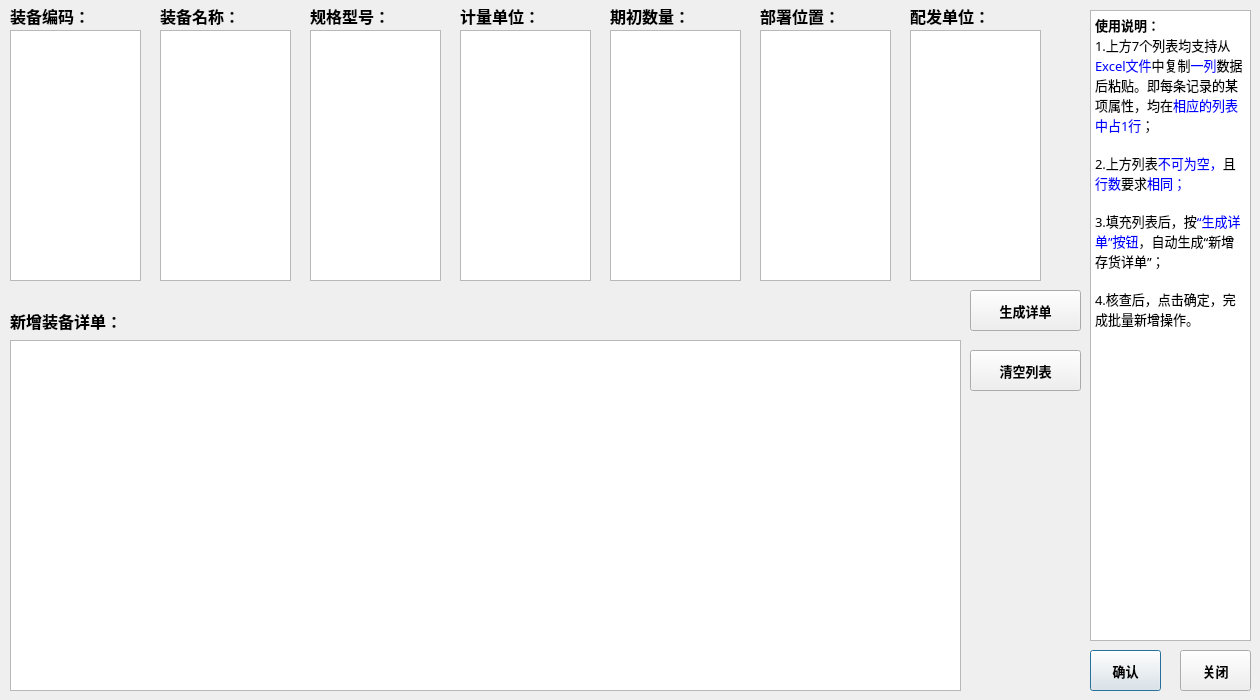
<?xml version="1.0" encoding="UTF-8"?>
<ui version="4.0">
 <class>lots_new</class>
 <widget class="QDialog" name="lots_new">
  <property name="geometry">
   <rect>
    <x>0</x>
    <y>0</y>
    <width>1260</width>
    <height>700</height>
   </rect>
  </property>
  <property name="windowTitle">
   <string>批量新增装备</string>
  </property>
  <widget class="QPlainTextEdit" name="id_textEdit">
   <property name="geometry">
    <rect>
     <x>10</x>
     <y>30</y>
     <width>131</width>
     <height>251</height>
    </rect>
   </property>
   <property name="font">
    <font>
     <family>微软雅黑</family>
     <pointsize>9</pointsize>
    </font>
   </property>
  </widget>
  <widget class="QLabel" name="label">
   <property name="geometry">
    <rect>
     <x>10</x>
     <y>0</y>
     <width>131</width>
     <height>31</height>
    </rect>
   </property>
   <property name="font">
    <font>
     <family>微软雅黑</family>
     <pointsize>12</pointsize>
     <weight>75</weight>
     <bold>true</bold>
    </font>
   </property>
   <property name="text">
    <string>装备编码：</string>
   </property>
  </widget>
  <widget class="QTableView" name="tableView">
   <property name="geometry">
    <rect>
     <x>10</x>
     <y>340</y>
     <width>951</width>
     <height>351</height>
    </rect>
   </property>
  </widget>
  <widget class="QTextEdit" name="textEdit">
   <property name="geometry">
    <rect>
     <x>1090</x>
     <y>10</y>
     <width>161</width>
     <height>631</height>
    </rect>
   </property>
   <property name="font">
    <font>
     <family>微软雅黑</family>
     <pointsize>10</pointsize>
    </font>
   </property>
   <property name="html">
    <string>&lt;!DOCTYPE HTML PUBLIC &quot;-//W3C//DTD HTML 4.0//EN&quot; &quot;http://www.w3.org/TR/REC-html40/strict.dtd&quot;&gt;
&lt;html&gt;&lt;head&gt;&lt;meta name=&quot;qrichtext&quot; content=&quot;1&quot; /&gt;&lt;style type=&quot;text/css&quot;&gt;
p, li { white-space: pre-wrap; }
&lt;/style&gt;&lt;/head&gt;&lt;body style=&quot; font-family:'微软雅黑'; font-size:10pt; font-weight:400; font-style:normal;&quot;&gt;
&lt;p style=&quot; margin-top:0px; margin-bottom:0px; margin-left:0px; margin-right:0px; -qt-block-indent:0; text-indent:0px;&quot;&gt;&lt;span style=&quot; font-family:'SimSun'; font-weight:600;&quot;&gt;使用说明：&lt;/span&gt;&lt;/p&gt;
&lt;p style=&quot; margin-top:0px; margin-bottom:0px; margin-left:0px; margin-right:0px; -qt-block-indent:0; text-indent:0px;&quot;&gt;&lt;span style=&quot; font-family:'SimSun';&quot;&gt;1.上方7个列表均支持从&lt;/span&gt;&lt;span style=&quot; font-family:'SimSun'; color:#0000ff;&quot;&gt;Excel文件&lt;/span&gt;&lt;span style=&quot; font-family:'SimSun';&quot;&gt;中复制&lt;/span&gt;&lt;span style=&quot; font-family:'SimSun'; color:#0000ff;&quot;&gt;一列&lt;/span&gt;&lt;span style=&quot; font-family:'SimSun';&quot;&gt;数据后粘贴。即每条记录的某项属性，均在&lt;/span&gt;&lt;span style=&quot; font-family:'SimSun'; color:#0000ff;&quot;&gt;相应的列表中占1行&lt;/span&gt;&lt;span style=&quot; font-family:'SimSun';&quot;&gt;；&lt;/span&gt;&lt;/p&gt;
&lt;p style=&quot;-qt-paragraph-type:empty; margin-top:0px; margin-bottom:0px; margin-left:0px; margin-right:0px; -qt-block-indent:0; text-indent:0px; font-family:'SimSun';&quot;&gt;&lt;br /&gt;&lt;/p&gt;
&lt;p style=&quot; margin-top:0px; margin-bottom:0px; margin-left:0px; margin-right:0px; -qt-block-indent:0; text-indent:0px;&quot;&gt;&lt;span style=&quot; font-family:'SimSun';&quot;&gt;2.上方列表&lt;/span&gt;&lt;span style=&quot; font-family:'SimSun'; color:#0000ff;&quot;&gt;不可为空，&lt;/span&gt;&lt;span style=&quot; font-family:'SimSun'; color:#000000;&quot;&gt;且&lt;/span&gt;&lt;span style=&quot; font-family:'SimSun'; color:#0000ff;&quot;&gt;行数&lt;/span&gt;&lt;span style=&quot; font-family:'SimSun'; color:#000000;&quot;&gt;要求&lt;/span&gt;&lt;span style=&quot; font-family:'SimSun'; color:#0000ff;&quot;&gt;相同；&lt;/span&gt;&lt;/p&gt;
&lt;p style=&quot;-qt-paragraph-type:empty; margin-top:0px; margin-bottom:0px; margin-left:0px; margin-right:0px; -qt-block-indent:0; text-indent:0px; font-family:'SimSun'; color:#000000;&quot;&gt;&lt;br /&gt;&lt;/p&gt;
&lt;p style=&quot; margin-top:0px; margin-bottom:0px; margin-left:0px; margin-right:0px; -qt-block-indent:0; text-indent:0px;&quot;&gt;&lt;span style=&quot; font-family:'SimSun'; color:#000000;&quot;&gt;3.填充列表后，按&lt;/span&gt;&lt;span style=&quot; font-family:'SimSun'; color:#0000ff;&quot;&gt;“生成详单”按钮&lt;/span&gt;&lt;span style=&quot; font-family:'SimSun'; color:#000000;&quot;&gt;，自动生成“新增存货详单”；&lt;/span&gt;&lt;/p&gt;
&lt;p style=&quot;-qt-paragraph-type:empty; margin-top:0px; margin-bottom:0px; margin-left:0px; margin-right:0px; -qt-block-indent:0; text-indent:0px; font-family:'SimSun'; color:#000000;&quot;&gt;&lt;br /&gt;&lt;/p&gt;
&lt;p style=&quot; margin-top:0px; margin-bottom:0px; margin-left:0px; margin-right:0px; -qt-block-indent:0; text-indent:0px;&quot;&gt;&lt;span style=&quot; font-family:'SimSun'; color:#000000;&quot;&gt;4.核查后，点击确定，完成批量新增操作。&lt;/span&gt;&lt;/p&gt;&lt;/body&gt;&lt;/html&gt;</string>
   </property>
  </widget>
  <widget class="QPushButton" name="confirm_pushButton">
   <property name="geometry">
    <rect>
     <x>1090</x>
     <y>650</y>
     <width>71</width>
     <height>41</height>
    </rect>
   </property>
   <property name="font">
    <font>
     <family>微软雅黑</family>
     <pointsize>10</pointsize>
     <weight>75</weight>
     <bold>true</bold>
    </font>
   </property>
   <property name="text">
    <string>确认</string>
   </property>
  </widget>
  <widget class="QPushButton" name="cancel_pushButton">
   <property name="geometry">
    <rect>
     <x>1180</x>
     <y>650</y>
     <width>71</width>
     <height>41</height>
    </rect>
   </property>
   <property name="font">
    <font>
     <family>微软雅黑</family>
     <pointsize>10</pointsize>
     <weight>75</weight>
     <bold>true</bold>
    </font>
   </property>
   <property name="text">
    <string>关闭</string>
   </property>
  </widget>
  <widget class="QLabel" name="label_4">
   <property name="geometry">
    <rect>
     <x>160</x>
     <y>0</y>
     <width>131</width>
     <height>31</height>
    </rect>
   </property>
   <property name="font">
    <font>
     <family>微软雅黑</family>
     <pointsize>12</pointsize>
     <weight>75</weight>
     <bold>true</bold>
    </font>
   </property>
   <property name="text">
    <string>装备名称：</string>
   </property>
  </widget>
  <widget class="QPlainTextEdit" name="name_textEdit">
   <property name="geometry">
    <rect>
     <x>160</x>
     <y>30</y>
     <width>131</width>
     <height>251</height>
    </rect>
   </property>
   <property name="font">
    <font>
     <family>微软雅黑</family>
     <pointsize>9</pointsize>
    </font>
   </property>
  </widget>
  <widget class="QPlainTextEdit" name="spec_textEdit">
   <property name="geometry">
    <rect>
     <x>310</x>
     <y>30</y>
     <width>131</width>
     <height>251</height>
    </rect>
   </property>
   <property name="font">
    <font>
     <family>微软雅黑</family>
     <pointsize>9</pointsize>
    </font>
   </property>
  </widget>
  <widget class="QPlainTextEdit" name="unit_textEdit">
   <property name="geometry">
    <rect>
     <x>460</x>
     <y>30</y>
     <width>131</width>
     <height>251</height>
    </rect>
   </property>
   <property name="font">
    <font>
     <family>微软雅黑</family>
     <pointsize>9</pointsize>
    </font>
   </property>
  </widget>
  <widget class="QLabel" name="label_5">
   <property name="geometry">
    <rect>
     <x>310</x>
     <y>0</y>
     <width>131</width>
     <height>31</height>
    </rect>
   </property>
   <property name="font">
    <font>
     <family>微软雅黑</family>
     <pointsize>12</pointsize>
     <weight>75</weight>
     <bold>true</bold>
    </font>
   </property>
   <property name="text">
    <string>规格型号：</string>
   </property>
  </widget>
  <widget class="QLabel" name="label_6">
   <property name="geometry">
    <rect>
     <x>460</x>
     <y>0</y>
     <width>131</width>
     <height>31</height>
    </rect>
   </property>
   <property name="font">
    <font>
     <family>微软雅黑</family>
     <pointsize>12</pointsize>
     <weight>75</weight>
     <bold>true</bold>
    </font>
   </property>
   <property name="text">
    <string>计量单位：</string>
   </property>
  </widget>
  <widget class="QPushButton" name="generate_pushButton">
   <property name="geometry">
    <rect>
     <x>970</x>
     <y>290</y>
     <width>111</width>
     <height>41</height>
    </rect>
   </property>
   <property name="font">
    <font>
     <family>微软雅黑</family>
     <pointsize>10</pointsize>
     <weight>75</weight>
     <bold>true</bold>
    </font>
   </property>
   <property name="text">
    <string>生成详单</string>
   </property>
  </widget>
  <widget class="QLabel" name="label_3">
   <property name="geometry">
    <rect>
     <x>10</x>
     <y>300</y>
     <width>141</width>
     <height>41</height>
    </rect>
   </property>
   <property name="font">
    <font>
     <family>微软雅黑</family>
     <pointsize>12</pointsize>
     <weight>75</weight>
     <bold>true</bold>
    </font>
   </property>
   <property name="text">
    <string>新增装备详单：</string>
   </property>
  </widget>
  <widget class="QPlainTextEdit" name="ori_num_textEdit">
   <property name="geometry">
    <rect>
     <x>610</x>
     <y>30</y>
     <width>131</width>
     <height>251</height>
    </rect>
   </property>
   <property name="font">
    <font>
     <family>微软雅黑</family>
     <pointsize>9</pointsize>
    </font>
   </property>
  </widget>
  <widget class="QLabel" name="label_7">
   <property name="geometry">
    <rect>
     <x>610</x>
     <y>0</y>
     <width>131</width>
     <height>31</height>
    </rect>
   </property>
   <property name="font">
    <font>
     <family>微软雅黑</family>
     <pointsize>12</pointsize>
     <weight>75</weight>
     <bold>true</bold>
    </font>
   </property>
   <property name="text">
    <string>期初数量：</string>
   </property>
  </widget>
  <widget class="QPlainTextEdit" name="pos_textEdit">
   <property name="geometry">
    <rect>
     <x>760</x>
     <y>30</y>
     <width>131</width>
     <height>251</height>
    </rect>
   </property>
   <property name="font">
    <font>
     <family>微软雅黑</family>
     <pointsize>9</pointsize>
    </font>
   </property>
  </widget>
  <widget class="QLabel" name="label_8">
   <property name="geometry">
    <rect>
     <x>760</x>
     <y>0</y>
     <width>131</width>
     <height>31</height>
    </rect>
   </property>
   <property name="font">
    <font>
     <family>微软雅黑</family>
     <pointsize>12</pointsize>
     <weight>75</weight>
     <bold>true</bold>
    </font>
   </property>
   <property name="text">
    <string>部署位置：</string>
   </property>
  </widget>
  <widget class="QPlainTextEdit" name="price_textEdit">
   <property name="geometry">
    <rect>
     <x>910</x>
     <y>30</y>
     <width>131</width>
     <height>251</height>
    </rect>
   </property>
   <property name="font">
    <font>
     <family>微软雅黑</family>
     <pointsize>9</pointsize>
    </font>
   </property>
  </widget>
  <widget class="QLabel" name="label_9">
   <property name="geometry">
    <rect>
     <x>910</x>
     <y>0</y>
     <width>131</width>
     <height>31</height>
    </rect>
   </property>
   <property name="font">
    <font>
     <family>微软雅黑</family>
     <pointsize>12</pointsize>
     <weight>75</weight>
     <bold>true</bold>
    </font>
   </property>
   <property name="text">
    <string>配发单位：</string>
   </property>
  </widget>
  <widget class="QPushButton" name="clear_lists_pushButton">
   <property name="geometry">
    <rect>
     <x>970</x>
     <y>350</y>
     <width>111</width>
     <height>41</height>
    </rect>
   </property>
   <property name="font">
    <font>
     <family>微软雅黑</family>
     <pointsize>10</pointsize>
     <weight>75</weight>
     <bold>true</bold>
    </font>
   </property>
   <property name="text">
    <string>清空列表</string>
   </property>
  </widget>
 </widget>
 <resources/>
 <connections/>
</ui>
